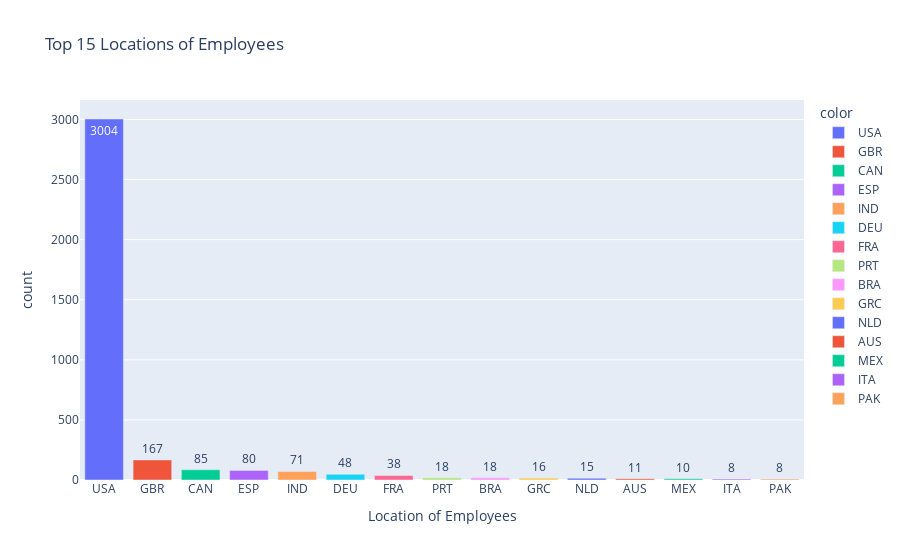

The notebook cell saved with this chart:
### Markdown cell above
Most of the employees are from USA as can be seen from the chloropleth above.

### Code cell
residence = salary_location = df.groupby(['salary_in_usd', 'company_location']).size().reset_index()
means = salary_location.groupby('company_location').mean().reset_index()

fig = px.choropleth(locations = means['company_location'], color = means['salary_in_usd'],
                    title = 'Average Salary by Company Location')
fig.show()['employee_residence'].value_counts()
top_15_emp_locations = residence[:15]
fig = px.bar(y = top_15_emp_locations.values, x = top_15_emp_locations.index, 
            color = top_15_emp_locations.index, text = top_15_emp_locations.values,
            title = 'Top 15 Locations of Employees')

fig.update_layout( xaxis_title = "Location of Employees", yaxis_title = "count")
fig.show()

### Figure 1 — Plotly figure (JSON) as saved in the notebook; plotly's stock layout.template omitted (floating-point values rounded to 4 significant figures)
{"data": [{"alignmentgroup": "True", "hovertemplate": "color=USA<br>x=%{x}<br>y=%{y}<br>text=%{text}<extra></extra>", "legendgroup": "USA", "marker": {"color": "#636efa", "pattern": {"shape": ""}}, "name": "USA", "offsetgroup": "USA", "orientation": "v", "showlegend": true, "text": [3004], "textposition": "auto", "type": "bar", "x": ["USA"], "xaxis": "x", "y": [3004], "yaxis": "y"}, {"alignmentgroup": "True", "hovertemplate": "color=GBR<br>x=%{x}<br>y=%{y}<br>text=%{text}<extra></extra>", "legendgroup": "GBR", "marker": {"color": "#EF553B", "pattern": {"shape": ""}}, "name": "GBR", "offsetgroup": "GBR", "orientation": "v", "showlegend": true, "text": [167], "textposition": "auto", "type": "bar", "x": ["GBR"], "xaxis": "x", "y": [167], "yaxis": "y"}, {"alignmentgroup": "True", "hovertemplate": "color=CAN<br>x=%{x}<br>y=%{y}<br>text=%{text}<extra></extra>", "legendgroup": "CAN", "marker": {"color": "#00cc96", "pattern": {"shape": ""}}, "name": "CAN", "offsetgroup": "CAN", "orientation": "v", "showlegend": true, "text": [85], "textposition": "auto", "type": "bar", "x": ["CAN"], "xaxis": "x", "y": [85], "yaxis": "y"}, {"alignmentgroup": "True", "hovertemplate": "color=ESP<br>x=%{x}<br>y=%{y}<br>text=%{text}<extra></extra>", "legendgroup": "ESP", "marker": {"color": "#ab63fa", "pattern": {"shape": ""}}, "name": "ESP", "offsetgroup": "ESP", "orientation": "v", "showlegend": true, "text": [80], "textposition": "auto", "type": "bar", "x": ["ESP"], "xaxis": "x", "y": [80], "yaxis": "y"}, {"alignmentgroup": "True", "hovertemplate": "color=IND<br>x=%{x}<br>y=%{y}<br>text=%{text}<extra></extra>", "legendgroup": "IND", "marker": {"color": "#FFA15A", "pattern": {"shape": ""}}, "name": "IND", "offsetgroup": "IND", "orientation": "v", "showlegend": true, "text": [71], "textposition": "auto", "type": "bar", "x": ["IND"], "xaxis": "x", "y": [71], "yaxis": "y"}, {"alignmentgroup": "True", "hovertemplate": "color=DEU<br>x=%{x}<br>y=%{y}<br>text=%{text}<extra></extra>", "legendgroup": "DEU", "marker": {"color": "#19d3f3", "pattern": {"shape": ""}}, "name": "DEU", "offsetgroup": "DEU", "orientation": "v", "showlegend": true, "text": [48], "textposition": "auto", "type": "bar", "x": ["DEU"], "xaxis": "x", "y": [48], "yaxis": "y"}, {"alignmentgroup": "True", "hovertemplate": "color=FRA<br>x=%{x}<br>y=%{y}<br>text=%{text}<extra></extra>", "legendgroup": "FRA", "marker": {"color": "#FF6692", "pattern": {"shape": ""}}, "name": "FRA", "offsetgroup": "FRA", "orientation": "v", "showlegend": true, "text": [38], "textposition": "auto", "type": "bar", "x": ["FRA"], "xaxis": "x", "y": [38], "yaxis": "y"}, {"alignmentgroup": "True", "hovertemplate": "color=PRT<br>x=%{x}<br>y=%{y}<br>text=%{text}<extra></extra>", "legendgroup": "PRT", "marker": {"color": "#B6E880", "pattern": {"shape": ""}}, "name": "PRT", "offsetgroup": "PRT", "orientation": "v", "showlegend": true, "text": [18], "textposition": "auto", "type": "bar", "x": ["PRT"], "xaxis": "x", "y": [18], "yaxis": "y"}, {"alignmentgroup": "True", "hovertemplate": "color=BRA<br>x=%{x}<br>y=%{y}<br>text=%{text}<extra></extra>", "legendgroup": "BRA", "marker": {"color": "#FF97FF", "pattern": {"shape": ""}}, "name": "BRA", "offsetgroup": "BRA", "orientation": "v", "showlegend": true, "text": [18], "textposition": "auto", "type": "bar", "x": ["BRA"], "xaxis": "x", "y": [18], "yaxis": "y"}, {"alignmentgroup": "True", "hovertemplate": "color=GRC<br>x=%{x}<br>y=%{y}<br>text=%{text}<extra></extra>", "legendgroup": "GRC", "marker": {"color": "#FECB52", "pattern": {"shape": ""}}, "name": "GRC", "offsetgroup": "GRC", "orientation": "v", "showlegend": true, "text": [16], "textposition": "auto", "type": "bar", "x": ["GRC"], "xaxis": "x", "y": [16], "yaxis": "y"}, {"alignmentgroup": "True", "hovertemplate": "color=NLD<br>x=%{x}<br>y=%{y}<br>text=%{text}<extra></extra>", "legendgroup": "NLD", "marker": {"color": "#636efa", "pattern": {"shape": ""}}, "name": "NLD", "offsetgroup": "NLD", "orientation": "v", "showlegend": true, "text": [15], "textposition": "auto", "type": "bar", "x": ["NLD"], "xaxis": "x", "y": [15], "yaxis": "y"}, {"alignmentgroup": "True", "hovertemplate": "color=AUS<br>x=%{x}<br>y=%{y}<br>text=%{text}<extra></extra>", "legendgroup": "AUS", "marker": {"color": "#EF553B", "pattern": {"shape": ""}}, "name": "AUS", "offsetgroup": "AUS", "orientation": "v", "showlegend": true, "text": [11], "textposition": "auto", "type": "bar", "x": ["AUS"], "xaxis": "x", "y": [11], "yaxis": "y"}, {"alignmentgroup": "True", "hovertemplate": "color=MEX<br>x=%{x}<br>y=%{y}<br>text=%{text}<extra></extra>", "legendgroup": "MEX", "marker": {"color": "#00cc96", "pattern": {"shape": ""}}, "name": "MEX", "offsetgroup": "MEX", "orientation": "v", "showlegend": true, "text": [10], "textposition": "auto", "type": "bar", "x": ["MEX"], "xaxis": "x", "y": [10], "yaxis": "y"}, {"alignmentgroup": "True", "hovertemplate": "color=ITA<br>x=%{x}<br>y=%{y}<br>text=%{text}<extra></extra>", "legendgroup": "ITA", "marker": {"color": "#ab63fa", "pattern": {"shape": ""}}, "name": "ITA", "offsetgroup": "ITA", "orientation": "v", "showlegend": true, "text": [8], "textposition": "auto", "type": "bar", "x": ["ITA"], "xaxis": "x", "y": [8], "yaxis": "y"}, {"alignmentgroup": "True", "hovertemplate": "color=PAK<br>x=%{x}<br>y=%{y}<br>text=%{text}<extra></extra>", "legendgroup": "PAK", "marker": {"color": "#FFA15A", "pattern": {"shape": ""}}, "name": "PAK", "offsetgroup": "PAK", "orientation": "v", "showlegend": true, "text": [8], "textposition": "auto", "type": "bar", "x": ["PAK"], "xaxis": "x", "y": [8], "yaxis": "y"}], "layout": {"barmode": "relative", "legend": {"title": {"text": "color"}, "tracegroupgap": 0}, "title": {"text": "Top 15 Locations of Employees"}, "xaxis": {"anchor": "y", "domain": [0, 1], "title": {"text": "Location of Employees"}}, "yaxis": {"anchor": "x", "domain": [0, 1], "title": {"text": "count"}}}}
